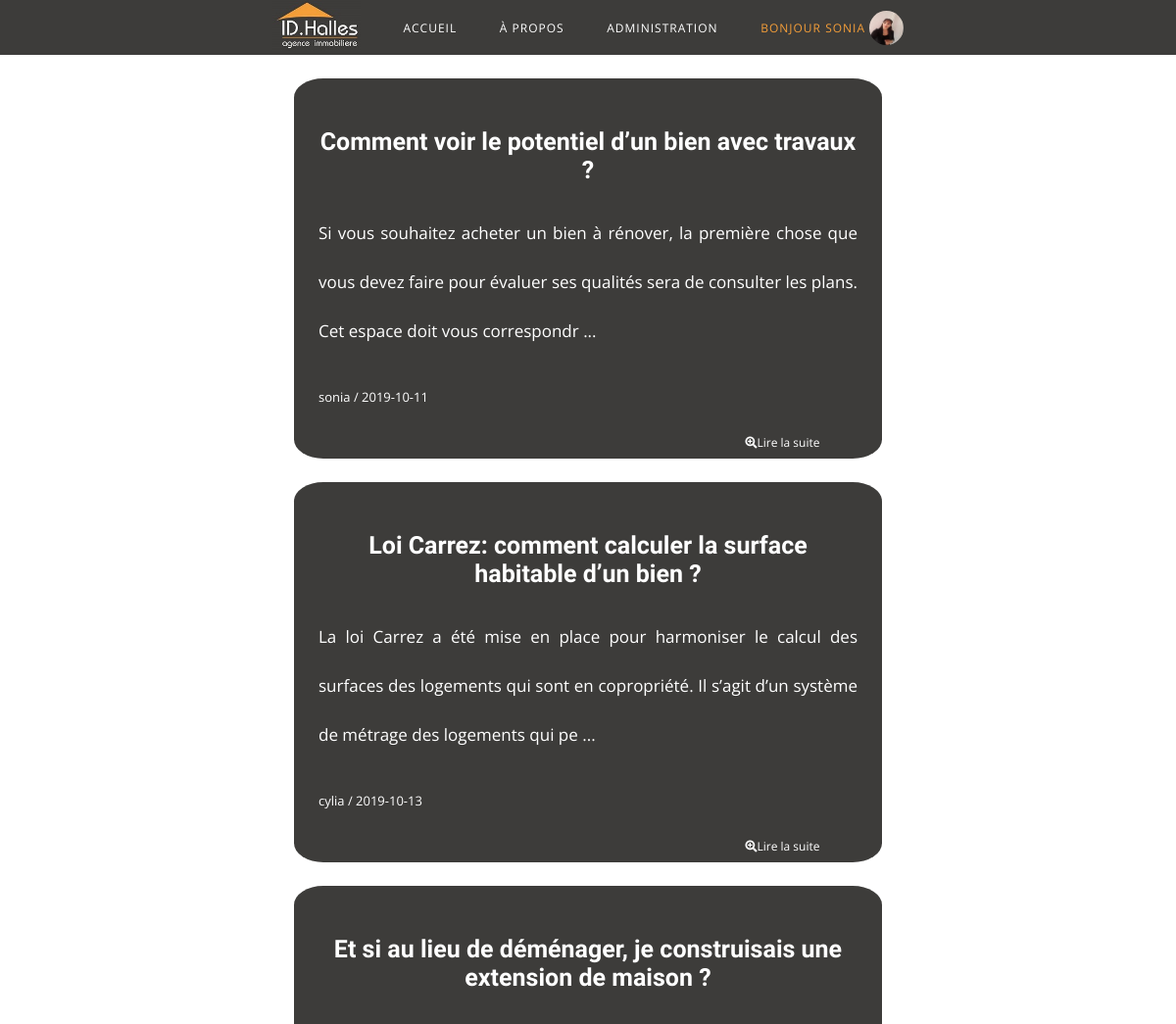
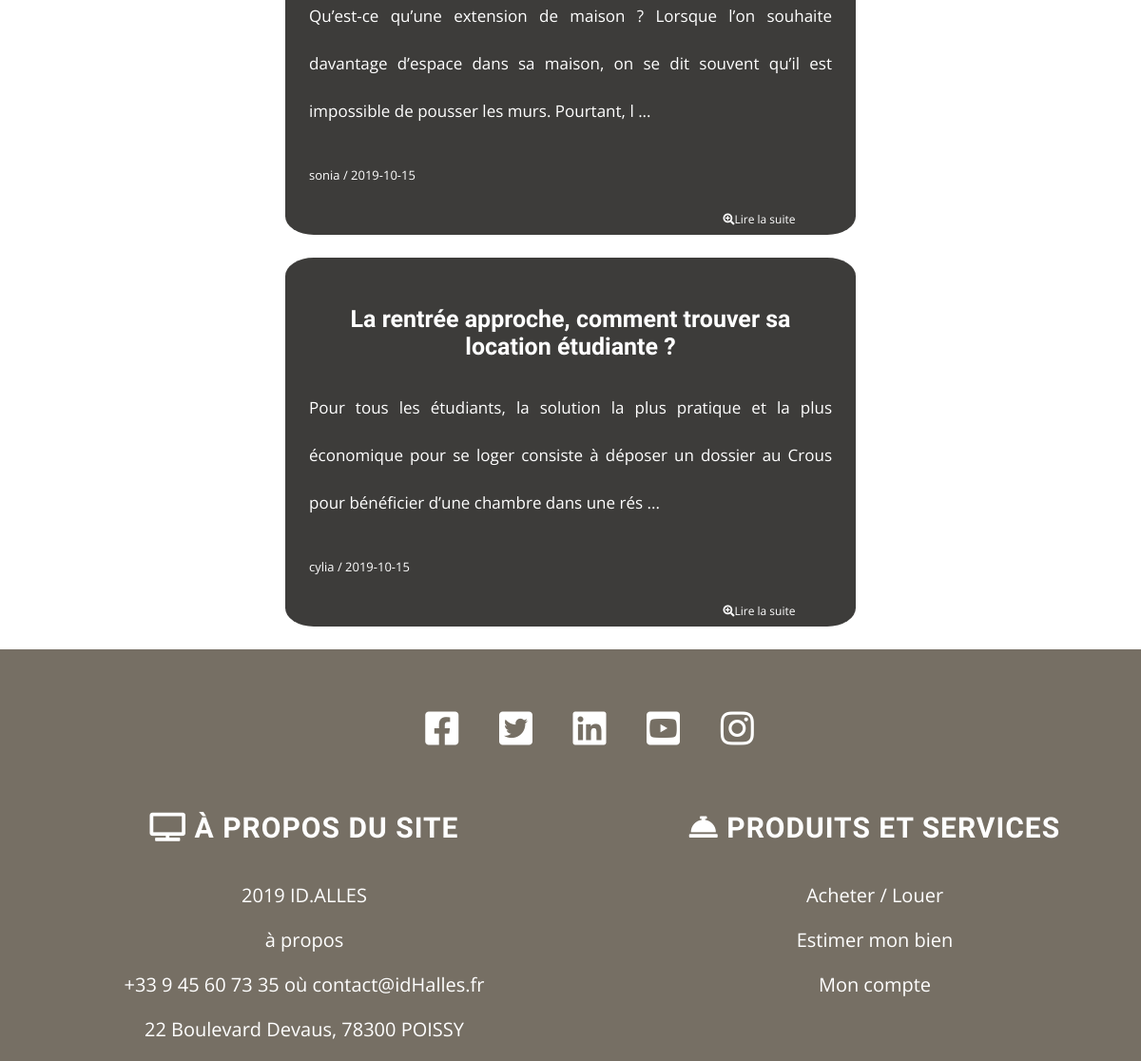
Screenshot of /blog.php (signed in) with the database file from the repository (2 pictures, top to bottom).
### tables this page shows
CREATE TABLE IF NOT EXISTS `users` (
  `id_user` int(11) NOT NULL AUTO_INCREMENT,
  `avatar` varchar(250) NOT NULL,
  `lastName` varchar(250) NOT NULL,
  `firstName` varchar(250) NOT NULL,
  `birth_date` date NOT NULL,
  `pseudo` varchar(250) NOT NULL,
  `password` varchar(250) NOT NULL,
  `e_mail` varchar(250) NOT NULL,
  `adress` text NOT NULL,
  `phoneMobile` varchar(250) NOT NULL,
  `admin` int(11) DEFAULT NULL,
  PRIMARY KEY (`id_user`)
);

CREATE TABLE IF NOT EXISTS `posts` (
  `id_post` int(11) NOT NULL AUTO_INCREMENT,
  `title` varchar(250) NOT NULL,
  `content` text NOT NULL,
  `date_publication` date NOT NULL,
  `id_user` int(11) NOT NULL,
  PRIMARY KEY (`id_post`),
  KEY `id_user` (`id_user`)
);

### blog.php (called while the page is built, shortened)
<?php
require('application/database.php');
if(isset($_SESSION['id_user'])){
    $userInfo=getIdUser($_SESSION['id_user']);
}
else{
    header('Location:connexion.php');
}
$posts=listPosts();
include 'layout.phtml';

### application/database.php (called while the page is built, shortened)
<?php
function createconnection(){
    $pdo=new PDO('mysql:host=localhost;dbname=projet;charset=utf8','root','');
    $pdo->setAttribute(PDO::ATTR_ERRMODE, PDO::ERRMODE_EXCEPTION);
    return $pdo;
}
function getIdUser($id){
    $pdo=createconnection();
    $req=$pdo->prepare('SELECT * FROM `users` WHERE `id_user`=?');
    $req->execute(array($id));
    $idUser=$req->fetch(PDO::FETCH_ASSOC);
    return $idUser;
}
function listPosts(){
    $pdo=createconnection();
    $req=$pdo->prepare('SELECT `id_post`,`title`,`content`,`date_publication`,`pseudo` FROM `posts`
                        JOIN `users` ON `users`.`id_user`=`posts`.`id_user`');
    $req->execute();
    $posts=$req->fetchAll(PDO::FETCH_ASSOC);
    return $posts;
}
?>

### blog.phtml (the view)
<?php  foreach($posts as $post): ?>
    <div class='articleBlog'>
        <h3><?= htmlspecialchars($post['title']); ?></h3>
        <p><?= substr(htmlspecialchars($post['content']),0,180); ?> ...</p>
        <p class='auteur'><?= htmlspecialchars($post['pseudo']); ?> / <?= htmlspecialchars($post['date_publication']); ?></p>
        <a href='detailsArticle.php?id=<?= intval($post['id_post']); ?>' class='detail'><i class="fas fa-search-plus"></i>Lire la suite</a>
    </div>
<?php endforeach; ?>

### header/header.php (shortened to what this page needs)
<nav>
        <ul>
            <?php if(isset($userInfo) && $userInfo['admin']==1) : ?>
                <li><a href='index.php?id=<?=intval($userInfo['id_user']); ?>'><img src='image/images.jpg' class='logo'></a></li>
                <li><a href="index.php?id=<?= intval($userInfo['id_user']); ?>">accueil</a></li>
                <li><a href="aPropos.php?id=<?= intval($userInfo['id_user']); ?>">à propos </a></li>
                    <li><a href='infoUserAdmin.php?id=<?= intval($userInfo['id_user']); ?>'>Administration</a>
                    </li>
                         <?php if(isset($userInfo)) : ?>
                         <li>
                            <a href='user.php?id=<?= intval($userInfo['id_user']); ?>'><span>Bonjour <?= htmlspecialchars($userInfo['pseudo']); ?></span>
                                <?php if(!empty($userInfo['avatar'])) :?>
                                <img src="image/utilisateur/<?= $userInfo['avatar'] ;?>" class='pictur'>
                                <?php else : ?>
                                    <img src="image/utilisateur/default.jpg" whidth="100px">
                                    <?php endif; ?>
                                    <?php endif; ?>
                            </a>
                        </li>
                <?php endif; ?>
        </ul>
    </nav>

### css/style.css (style rules this page uses)
* { -o-box-sizing: border-box; -moz-box-sizing: border-box; -webkit-sizing: border-box; -ms-sizing: border-box; -khtml-sizing: border-box; box-sizing: border-box; outline: none; }
html { font-size:62.5%; }
body { text-align: center; margin:0; padding:0; font-family: 'Open Sans', sans-serif; }
p { line-height: 5rem; }
h1,h2,h3 { font-family: 'Amaranth', sans-serif; }
span,.partenaires .fas,strong { color:#f49e39; }
.articleBlog { background-color:#3d3c3a; width: 50%; margin:auto; margin-top:2%; margin-bottom:2%; color:#fff; padding:25px; border-radius: 5%; }
.articleBlog .auteur, .detailArticle .auteur { text-align:left; font-size:1.3rem; }
.articleBlog h3, .detailArticle h3 { font-size:2.5rem; }
.articleBlog p, .detailArticle p { text-align: justify; font-size:1.7rem; }
.articleBlog .detail, .detailArticle .edition, .detailArticle .newArticle { display: inline-block; float: right; text-decoration: none; color:#fff; font-size:1.2rem; margin-right:7%; }
.pictur { width: 35px; border-radius: 50%; vertical-align: top; }

### css/header.css (style rules this page uses)
header nav img { width: 90px; }
nav ul { list-style-type: none; margin: 0; padding: 0; text-align: left; }
header nav { display: -webkit-box; display: -ms-flexbox; display: flex; -webkit-box-pack: justify; -ms-flex-pack: justify; justify-content: space-around; -webkit-box-align: center; -ms-flex-align: center; align-items: center; text-transform: uppercase; letter-spacing: 1px; }
header a { padding: 20px; color:#fff; font-size:1.2rem; text-decoration: none; }
header nav>ul>li { display:inline-block; vertical-align:middle; position: relative; }
nav span { display: inline-block; vertical-align: top; margin-top: 5%; }

### rows the page displays
users: pseudo "SONIA", avatar (picture)
posts: title "Comment voir le potentiel d’un bien avec travaux ?", content "Si vous souhaitez acheter un bien à rénover, la première chose que vous devez faire pour évaluer ses qualités sera de consulter les plans. Cet espace doit vous correspondr", id_user.pseudo "sonia", date_publication "2019-10-11"
posts: title "Loi Carrez: comment calculer la surface habitable d’un bien ?", content "La loi Carrez a été mise en place pour harmoniser le calcul des surfaces des logements qui sont en copropriété. Il s’agit d’un système de métrage des logements qui pe", id_user.pseudo "cylia", date_publication "2019-10-13"
posts: title "Et si au lieu de déménager, je construisais une extension de maison ?", content "Qu’est-ce qu’une extension de maison ? Lorsque l’on souhaite davantage d’espace dans sa maison, on se dit souvent qu’il est impossible de pousser les murs. Pourtant, l", id_user.pseudo "sonia", date_publication "2019-10-15"
posts: title "La rentrée approche, comment trouver sa location étudiante ?", content "Pour tous les étudiants, la solution la plus pratique et la plus économique pour se loger consiste à déposer un dossier au Crous pour bénéficier d’une chambre dans une rés", id_user.pseudo "cylia", date_publication "2019-10-15"
